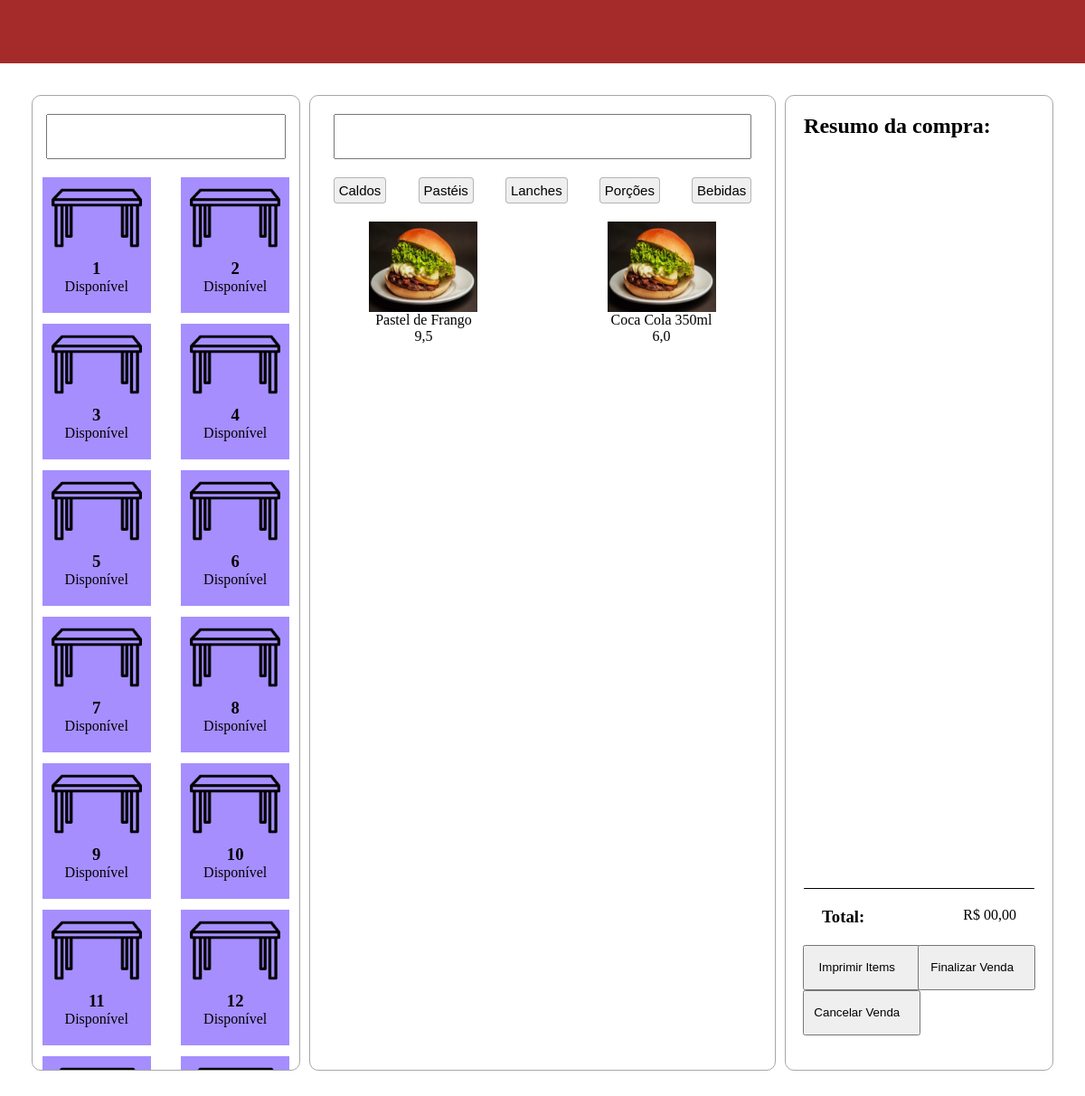
/Bar do Alan/sales/pdv/, run on the app's committed database.
### products/models.py (models this page shows, shortened)
class Category(models.Model):
    tenant = models.ForeignKey(Tenant, verbose_name='tenant', on_delete=models.CASCADE)
    name = models.CharField(max_length=25)
    class Meta:
        verbose_name = 'Category'
        verbose_name_plural = 'Categories'

class Product(models.Model):
    tenant = models.ForeignKey(Tenant, verbose_name='tenant', on_delete=models.CASCADE)
    name = models.CharField(max_length=50)
    barcode = models.CharField(max_length=50, null=True, blank=True)
    value = models.FloatField()
    stock = models.IntegerField(null=True, blank=True)
    category = models.ForeignKey(Category, verbose_name="category", on_delete=models.PROTECT)

### sales/views.py (the view)
# urls.py: path('pdv/', CreateSalePDV.as_view(), name='pdv'),
class CreateSalePDV(View):
    def get(self, *args, **kwargs):
        desks = self.get_open_desks()
        products = Product.objects.all()
        categories = Category.objects.all()
        return render(
            self.request,
            'pdv.html',
            {
                'desks': desks,
                'products': products,
                'categories': categories
            }
        )
    def get_open_desks(self):
        open_sales = Sale.objects.filter(is_open=True)
        open_desks = {
            sale.desk_number: sale
            for sale in open_sales
        }
        desks = []
        for number in range(1, MAX_DESKS + 1):
            sale = open_desks.get(number)
            desks.append({
                'number': number,
                'is_open': bool(sale),
                'sale_id': sale.id if sale else None,
            })
        return desks

### sales/templates/pdv.html (shortened to what this page needs)
{% extends 'base_template.html' %}
{% load static %}
{% block content %}
<div class="sale-container">
    {% include "partials/desks.html" %}
    {% include "partials/list_products.html" %}
    <div class="sale-resume container">
        <h2>Resumo da compra:</h2>
        <div class="sale-items"></div>
        <div class="total">
            <h3>Total: </h3>
            <p>R$ 00,00</p>
        </div>
        <div class="sale-options">
            <button class="print-sale">Imprimir Items</button>
            <button class="finish-sale">Finalizar Venda</button>
            <button class="delete-sale">Cancelar Venda</button>
        </div>
    </div>
</div>
{% endblock content %}

### global/templates/base_template.html (shortened to what this page needs)
{% include "partials/head.html" %}
<body>
    {% include "partials/header.html" %}
    {% block content %}BOM DIA!{% endblock content %}
</body>
</html>

### global/templates/partials/head.html (shortened to what this page needs)
{% load static %}
<!DOCTYPE html>
<html lang="pt-br">
<head>
    <link rel="stylesheet" href="{% static "css/global_style.css" %}">
</head>

### global/templates/partials/header.html
<nav class="menu"></nav>

### sales/templates/partials/desks.html
{% load static %}
<div class="desks-container container">
    <div class="search">
        <input type="text" name="desks">
    </div>
    <div class="grid">
        {% for desk in desks %}
        <div class="desk desk-{% if desk.is_open %}occupied{% else %}available{% endif %}">
            <img src="{% static 'images/table.png' %}" alt="desk image">
            <h3>{{desk.number}}</h3>
            <p>{% if desk.is_open %}Ocupada{% else %}Disponível{% endif %}</p>
        </div>
        {% endfor %}
    </div>
</div>

### sales/templates/partials/list_products.html
{% load static %}
<div class="sale-panel container">
        <div class="search">
            <input name="products" type="text">
            <div class="categories">
                {% for category in categories %}
                        <button>{{category.name}}</button>
                {% endfor %}
            </div>
        </div>
        <div class="grid products-container">
            {% for product in products %}
            <div class="product {{ product.category.name|lower }}">
                <img src="{% static 'images/hamburguer.png' %}" alt="product image">
                <p>{{product.name}}</p>
                <p>{{product.value}}</p>
            </div>
            {% endfor %}
        </div>
    </div>

### global/css/global_style.css (style rules this page uses)
* { padding:0; margin:0; box-sizing: border-box; }
.menu { background-color: brown; height: 70px; width: 100%; }
.container { border: 1px solid rgb(167, 167, 167); border-radius: 10px; margin: 5px; height: 100%; overflow: auto; min-height: 0; }
.sale-container { box-sizing: border-box; display: grid; grid-template-columns: minmax(90px, 0.7fr) minmax(120px, 1.2fr) minmax(120px, 0.7fr); width: 100%; height: 92.7vh; min-height: 0; padding: 30px; }
.grid { display: grid; grid-template-columns: repeat(auto-fit, minmax(120px, 1fr)); gap: 12px; height: 100%; justify-items: center; }
.desk { width: 120px; height: 150px; display: flex; flex-direction: column; align-items: center; }
.desk img { width: 100px; height: 90px; }
.desk-available { background: #4815ff7b; }
.search { display: flex; flex-direction: column; align-items: center; }
.search input { width: 90%; height: 50px; margin: 20px; }
.categories { display: flex; width: 90%; justify-content: space-between; margin-bottom: 20px }
.categories button { border: 0.5px solid rgba(128, 128, 128, 0.522); border-radius: 4px; padding: 5px; font-size: 15px }
.product { display: flex; flex-direction: column; align-items: center; max-height: 150px; }
.product img { height:100px; width:120px; }
.sale-resume { padding: 20px; }
.sale-items { min-height: 0; height: 80%; border-bottom: 0.5px solid black; }
.total { width: 100%; display: flex; justify-content: space-between; padding: 20px; }
.sale-options { display: grid; grid-template-columns: repeat(auto-fit, minmax(120px, 1fr)); justify-items: center; }
.sale-options button { width: 130px; height: 50px; padding: 0 10px 0 0; }

### data on the page
Category: name "Caldos"
Category: name "Pastéis"
Category: name "Lanches"
Category: name "Porções"
Category: name "Bebidas"
Product: name "Pastel de Frango", value "9,5"
Product: name "Coca Cola 350ml", value "6,0"

### other printed values
{{ desk.number }} "1" "2" "3" "4" "5" "6" "7" "8" "9" "10" "11" "12"
